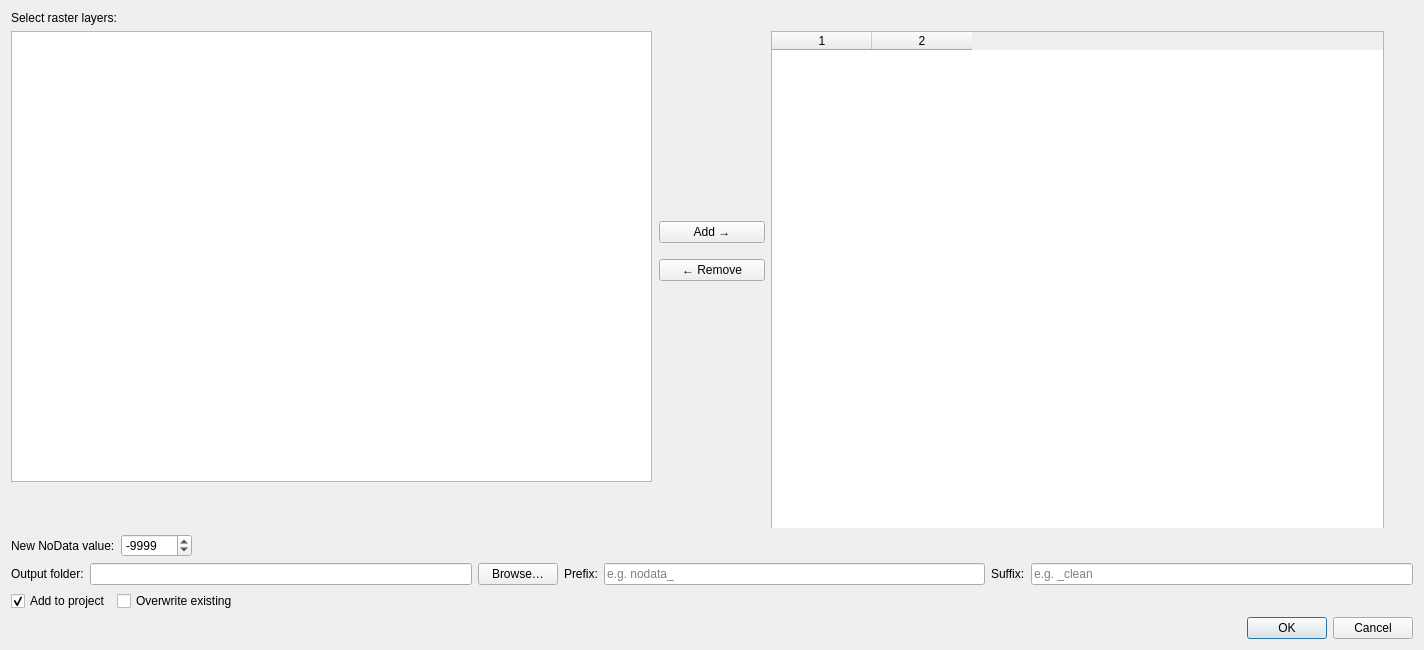
<?xml version="1.0" encoding="UTF-8"?>
<ui version="4.0">
 <class>SolveNoDataDialog</class>
 <widget class="QDialog" name="SolveNoDataDialog">
  <property name="geometry">
   <rect>
    <x>0</x>
    <y>0</y>
    <width>1424</width>
    <height>650</height>
   </rect>
  </property>
  <property name="windowTitle">
   <string>Solve NoData issues</string>
  </property>
  <layout class="QGridLayout" name="gridLayout" rowstretch="0,1,0,0,0,0">
   <item row="0" column="0">
    <widget class="QLabel" name="labelLayers">
     <property name="text">
      <string>Select raster layers:</string>
     </property>
    </widget>
   </item>
   <item row="1" column="0">
    <layout class="QHBoxLayout" name="horizontalLayout_3" stretch="6,1,6">
     <property name="spacing">
      <number>6</number>
     </property>
     <property name="sizeConstraint">
      <enum>QLayout::SetMaximumSize</enum>
     </property>
     <item>
      <widget class="QFrame" name="frameSourceTree">
       <property name="frameShape">
        <enum>QFrame::NoFrame</enum>
       </property>
       <property name="frameShadow">
        <enum>QFrame::Plain</enum>
       </property>
       <widget class="QTreeWidget" name="treeAvailable">
        <property name="geometry">
         <rect>
          <x>0</x>
          <y>0</y>
          <width>641</width>
          <height>451</height>
         </rect>
        </property>
        <property name="alternatingRowColors">
         <bool>true</bool>
        </property>
        <property name="selectionMode">
         <enum>QAbstractItemView::ExtendedSelection</enum>
        </property>
        <property name="headerHidden">
         <bool>true</bool>
        </property>
        <column>
         <property name="text">
          <string notr="true">1</string>
         </property>
        </column>
       </widget>
      </widget>
     </item>
     <item>
      <widget class="QFrame" name="frame_buttons">
       <property name="frameShape">
        <enum>QFrame::NoFrame</enum>
       </property>
       <property name="frameShadow">
        <enum>QFrame::Plain</enum>
       </property>
       <widget class="QWidget" name="verticalLayoutWidget">
        <property name="geometry">
         <rect>
          <x>0</x>
          <y>180</y>
          <width>106</width>
          <height>80</height>
         </rect>
        </property>
        <layout class="QVBoxLayout" name="verticalLayout" stretch="0,1">
         <item>
          <widget class="QPushButton" name="btnAdd">
           <property name="text">
            <string>Add →</string>
           </property>
          </widget>
         </item>
         <item>
          <widget class="QPushButton" name="btnRemove">
           <property name="text">
            <string>← Remove</string>
           </property>
          </widget>
         </item>
        </layout>
       </widget>
      </widget>
     </item>
     <item>
      <widget class="QFrame" name="frame_list_selected">
       <property name="frameShape">
        <enum>QFrame::NoFrame</enum>
       </property>
       <property name="frameShadow">
        <enum>QFrame::Plain</enum>
       </property>
       <widget class="QTableWidget" name="tblSelected">
        <property name="geometry">
         <rect>
          <x>0</x>
          <y>0</y>
          <width>613</width>
          <height>581</height>
         </rect>
        </property>
        <property name="editTriggers">
         <set>QAbstractItemView::DoubleClicked</set>
        </property>
        <property name="selectionBehavior">
         <enum>QAbstractItemView::SelectRows</enum>
        </property>
        <property name="columnCount">
         <number>2</number>
        </property>
        <property name="horizontalHeaderLabels" stdset="0">
         <stringlist>
          <string>Layer</string>
          <string>Short Name</string>
         </stringlist>
        </property>
        <column/>
        <column/>
       </widget>
      </widget>
     </item>
    </layout>
   </item>
   <item row="2" column="0">
    <layout class="QHBoxLayout" name="layoutNoData">
     <item>
      <widget class="QLabel" name="labelNoData">
       <property name="text">
        <string>New NoData value:</string>
       </property>
      </widget>
     </item>
     <item>
      <widget class="QDoubleSpinBox" name="spinNoData">
       <property name="decimals">
        <number>0</number>
       </property>
       <property name="minimum">
        <double>-1000000000000.000000000000000</double>
       </property>
       <property name="maximum">
        <double>1000000000000.000000000000000</double>
       </property>
       <property name="value">
        <double>-9999.000000000000000</double>
       </property>
      </widget>
     </item>
     <item>
      <spacer name="horizontalSpacer">
       <property name="orientation">
        <enum>Qt::Horizontal</enum>
       </property>
       <property name="sizeHint" stdset="0">
        <size>
         <width>40</width>
         <height>20</height>
        </size>
       </property>
      </spacer>
     </item>
    </layout>
   </item>
   <item row="3" column="0">
    <layout class="QHBoxLayout" name="layoutFolder">
     <item>
      <widget class="QLabel" name="labelFolder">
       <property name="text">
        <string>Output folder:</string>
       </property>
      </widget>
     </item>
     <item>
      <widget class="QLineEdit" name="txtFolder"/>
     </item>
     <item>
      <widget class="QPushButton" name="btnBrowse">
       <property name="text">
        <string>Browse…</string>
       </property>
      </widget>
     </item>
     <item>
      <widget class="QLabel" name="labelPrefix">
       <property name="text">
        <string>Prefix:</string>
       </property>
      </widget>
     </item>
     <item>
      <widget class="QLineEdit" name="txtPrefix">
       <property name="placeholderText">
        <string>e.g. nodata_</string>
       </property>
      </widget>
     </item>
     <item>
      <widget class="QLabel" name="labelSuffix">
       <property name="text">
        <string>Suffix:</string>
       </property>
      </widget>
     </item>
     <item>
      <widget class="QLineEdit" name="txtSuffix">
       <property name="placeholderText">
        <string>e.g. _clean</string>
       </property>
      </widget>
     </item>
    </layout>
   </item>
   <item row="4" column="0">
    <layout class="QHBoxLayout" name="layoutOptions">
     <property name="spacing">
      <number>6</number>
     </property>
     <item>
      <widget class="QCheckBox" name="chkAdd">
       <property name="text">
        <string>Add to project</string>
       </property>
       <property name="checked">
        <bool>true</bool>
       </property>
      </widget>
     </item>
     <item>
      <widget class="QCheckBox" name="chkOverwrite">
       <property name="text">
        <string>Overwrite existing</string>
       </property>
      </widget>
     </item>
     <item>
      <spacer name="horizontalSpacer_2">
       <property name="orientation">
        <enum>Qt::Horizontal</enum>
       </property>
       <property name="sizeHint" stdset="0">
        <size>
         <width>40</width>
         <height>20</height>
        </size>
       </property>
      </spacer>
     </item>
    </layout>
   </item>
   <item row="5" column="0">
    <widget class="QDialogButtonBox" name="buttonBox">
     <property name="orientation">
      <enum>Qt::Horizontal</enum>
     </property>
     <property name="standardButtons">
      <set>QDialogButtonBox::Cancel|QDialogButtonBox::Ok</set>
     </property>
    </widget>
   </item>
  </layout>
 </widget>
 <resources/>
 <connections/>
</ui>
